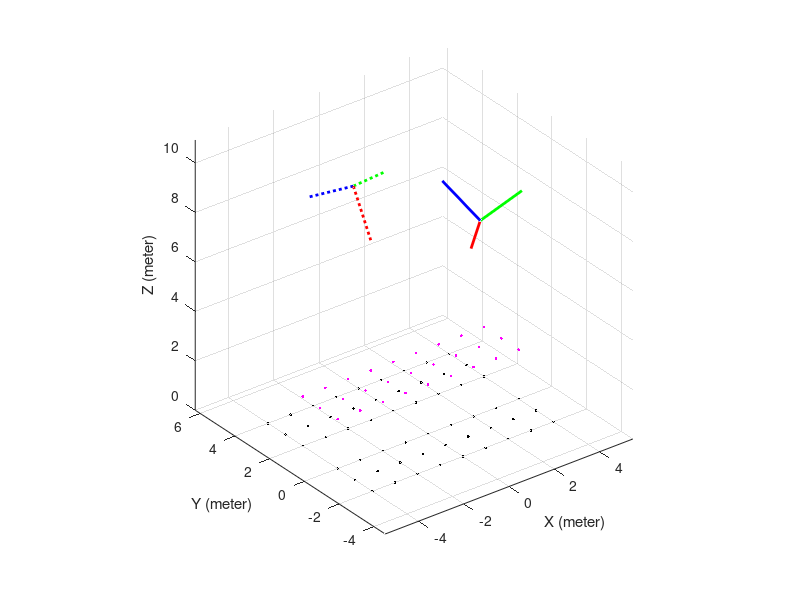
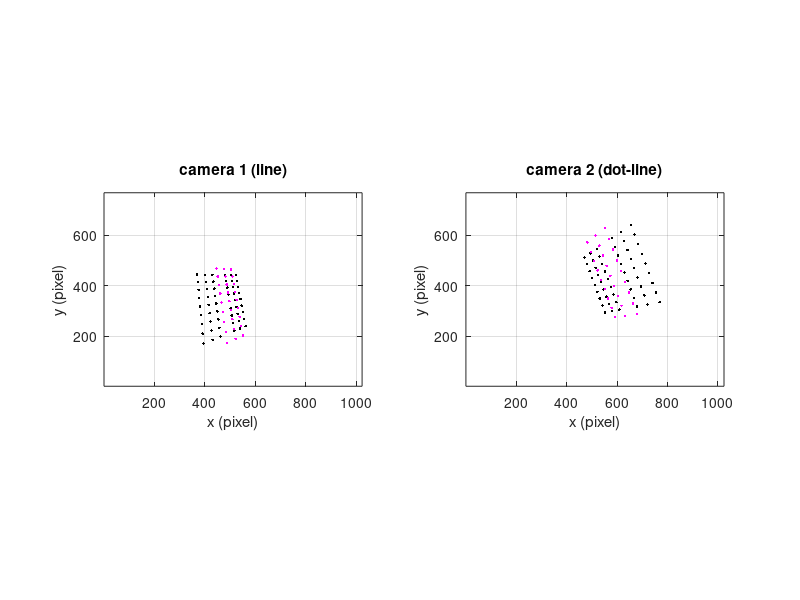

Here is the MATLAB script that generated these plots, in order:
clc; clear; close all;

%% Image size (pixel)
width = 1024; height = 768;

%% Calibration matrix
K1 = [300-3 0.02 width/2-5; 0 300+2 height/2+10; 0 0 1]; % pixel;
K2 = [300+3 0.01 width/2+5; 0 300-2 height/2-10; 0 0 1]; % pixel;

%% Rotation matrix (camera to world)
thx = -30*pi/180; thy = -170*pi/180; thz = -80*pi/180;
Rx = [1 0 0;0 cos(thx) sin(thx);0 -sin(thx) cos(thx)];
Ry = [cos(thy) 0 -sin(thy);0 1 0;sin(thy) 0 cos(thy)];
Rz = [cos(thz) sin(thz) 0;-sin(thz) cos(thz) 0; 0 0 1];
R1 = Rz'*Ry'*Rx';

thx = 30*pi/180; thy = -180*pi/180; thz = -70*pi/180;
Rx = [1 0 0;0 cos(thx) sin(thx);0 -sin(thx) cos(thx)];
Ry = [cos(thy) 0 -sin(thy);0 1 0;sin(thy) 0 cos(thy)];
Rz = [cos(thz) sin(thz) 0;-sin(thz) cos(thz) 0; 0 0 1];
R2 = Rz'*Ry'*Rx';

%% Camera center in world coordinate frame (meter)
C1_ = [0; -3; 10]; C2_ = [-1; 3; 9];

%% Translation vector
t1 = -R1*C1_; t2 = -R2*C2_;

%% Camera projection matrix (P = K*[R t])
P1 = K1*R1*[eye(3) -C1_];
P2 = K2*R2*[eye(3) -C2_];

%% 3D points in world coordinate frame
x = -4:1:4; y = -2:1:0; z = 0;
[X, Y, Z] = meshgrid(x,y,z);
X1 = X(:); Y1 = Y(:); Z1 = Z(:);
x = -4:1:4; y = 0:1:2; z = 2;
[X, Y, Z] = meshgrid(x,y,z);
x = -4:1:4; y = 2:1:4; z = 0;
X2 = X(:); Y2 = Y(:); Z2 = Z(:);
[X, Y, Z] = meshgrid(x,y,z);
X3 = X(:); Y3 = Y(:); Z3 = Z(:);
X = [X1; X2; X3]; Y = [Y1; Y2; Y3]; Z = [Z1; Z2; Z3];

% Draw 3D points and world coordinate frame
figure; plot3(X,Y,Z,'k.'); hold on;
hold on; plot3(X(28:27*2),Y(28:27*2),Z(28:27*2),'m.'); hold on;
xlabel('X (meter)'); ylabel('Y (meter)'); zlabel('Z (meter)');
axis equal; grid on;

%% Draw Camera coordinate frame
len = 2;
Xp = [len; 0; 0]; Yp = [0; len; 0]; Zp = [0; 0; len];
CX1 = R1'*(Xp-t1); CY1 = R1'*(Yp-t1); CZ1=R1'*(Zp-t1);
CX2 = R2'*(Xp-t2); CY2 = R2'*(Yp-t2); CZ2=R2'*(Zp-t2);

plot3([C1_(1) CX1(1)],[C1_(2) CX1(2)],[C1_(3) CX1(3)],'b-','LineWidth',2); hold on;
plot3([C1_(1) CY1(1)],[C1_(2) CY1(2)],[C1_(3) CY1(3)],'g-','LineWidth',2);
plot3([C1_(1) CZ1(1)],[C1_(2) CZ1(2)],[C1_(3) CZ1(3)],'r-','LineWidth',2);
plot3([C2_(1) CX2(1)],[C2_(2) CX2(2)],[C2_(3) CX2(3)],'b:','LineWidth',2);
plot3([C2_(1) CY2(1)],[C2_(2) CY2(2)],[C2_(3) CY2(3)],'g:','LineWidth',2);
plot3([C2_(1) CZ2(1)],[C2_(2) CZ2(2)],[C2_(3) CZ2(3)],'r:','LineWidth',2);
axis equal; hold off;

%% Acquire images of 3D points
x1 = P1*[X'; Y'; Z'; ones(1,length(X))];
x1(1,:) = x1(1,:)./x1(3,:); x1(2,:) = x1(2,:)./x1(3,:);
x1(3,:) = x1(3,:)./x1(3,:);
x2 = P2*[X'; Y'; Z'; ones(1,length(X))];
x2(1,:) = x2(1,:)./x2(3,:); x2(2,:) = x2(2,:)./x2(3,:); 
x2(3,:) = x2(3,:)./x2(3,:);

%% Draw images of 3D points
figure; 
subplot(121); plot(x1(1,:),x1(2,:),'k.'); hold on; 
plot(x1(1,28:27*2),x1(2,28:27*2),'m.'); axis equal; grid on;
axis([1 width 1 height]); xlabel('x (pixel)'); ylabel('y (pixel)'); 
title('camera 1 (line)');
hold off;
subplot(122); plot(x2(1,:),x2(2,:),'k.'); hold on; 
plot(x2(1,28:27*2),x2(2,28:27*2),'m.'); axis equal; grid on;
axis([1 width 1 height]); xlabel('x (pixel)'); ylabel('y (pixel)'); 
title('camera 2 (dot-line)');
hold off;
save('data_twoviews.mat','K1','R1','t1','K2','R2','t2','X','Y','Z','x1','x2','width','height');